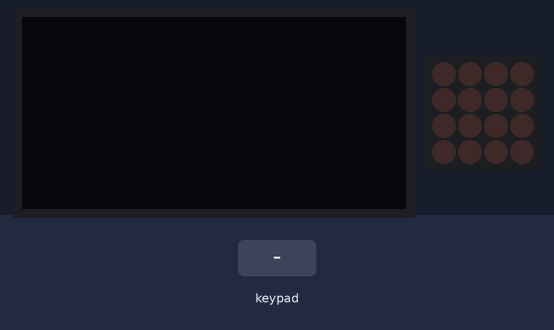
This sketch was run on a simulated Arduino Uno, built with avr-gcc and run on an emulated ATmega328P. Parts: 128×64 one-colour display, 4×4 LED matrix. The test bench sets the inputs (shaded band). What the sketch prints to the serial monitor is not drawn.

Above: at 2.8 s.
2.9 s: keypad keys 1 2 A pressed 0.4 s apart
At 5.1 s:
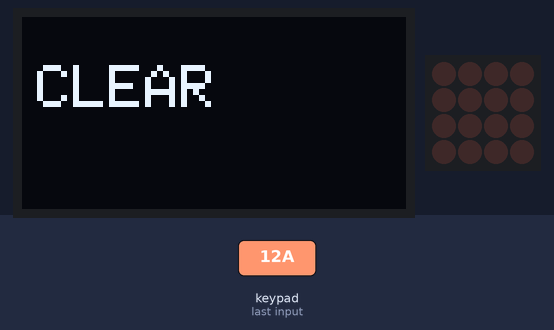
5.6 s: key '0' pressed
At 5.7 s:
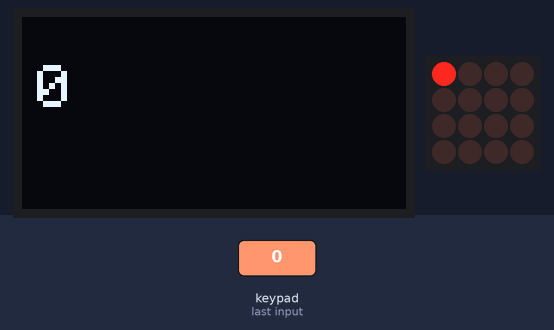
7.2 s: keypad keys 2 5 D pressed 0.4 s apart
At 7.32 s:
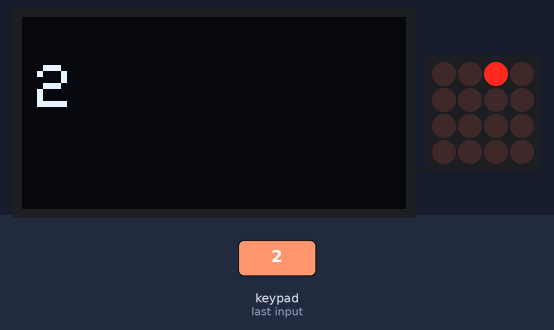
9.9 s: key '3' pressed
At 10.01 s:
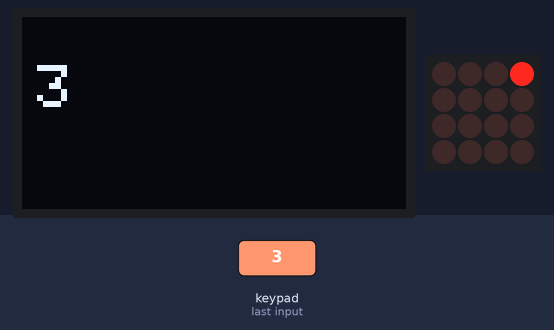
11.5 s: key '4' pressed
At 11.6 s:
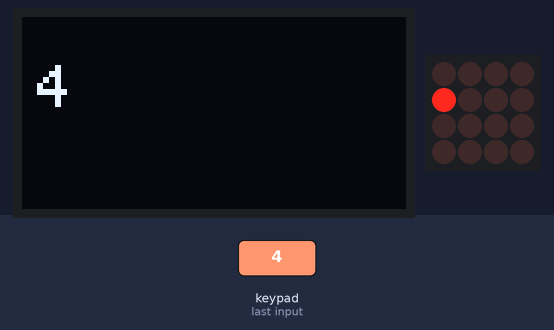
13.1 s: key '6' pressed
At 13.2 s:
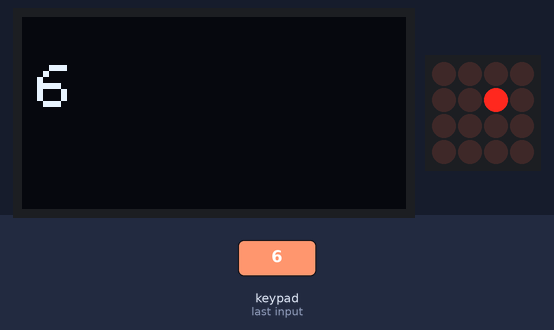
Timing chart, 0 to 15.7 s (numbered marks = the images above; inputs shaded):
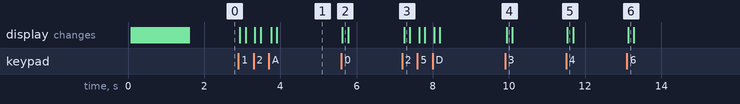

Measured:
- after the input at 2.9 s, the display: first changes at once (image 1 shows a later state)
- after the input at 5.6 s, the display: first changes at once (image 2 shows a later state)
- after the input at 7.2 s, the display: first changes after 0.05 s (image 3 shows a later state)
- after the input at 9.9 s, the display: first changes at once (image 4 shows a later state)
- after the input at 11.5 s, the display: first changes at once (image 5 shows a later state)
- after the input at 13.1 s, the display: first changes at once (image 6 shows a later state)

The sketch:

OLED_Trellis_V1.ino
```cpp
/*
  This should be fun
  Written by Jack McTasney
  5-16-23
  128x64 OLED / Adafruit Trellis Integration
*/

/*
  TRELLIS INFO (Wire and Adafruit_Trellis libraries)
  Call Adafruit_Trellis & Adafruit_TrellisSet as seen below first
  readSwitches() - Reads switch data
  justPressed() - Checks to see if a switch was just pressed after readSwitches() was called
  justReleased() - Checks to see if switch was just released after readSwitches() was called
  setLED(switch#) - Turns on corresp. switch LED
  clrLED(switch#) - Turns off corresp. switch LED
  isLED(switch#) - Used in logic statements, checks if LED is on or off (returns 1 or true idk which one if LED is on)
  writeDisplay() - Writes updated LED data to trellis
  begin(ADDR) - Begins OLED communication, use 0x70 for 1 display (0x71, 0x72, 0x73 for other connected ones)
*/

/*
  OLED INFO (Wire, Adafruit_GFX, and Adafruit_SSD1306 libraries)
  Call this first Adafruit_SSD1306 oled(SCREEN_WIDTH, SCREEN_HEIGHT, &Wire, -1);
  SCREEN_WIDTH is set to 128, SCREEN_HEIGHT is set to 64
  clearDisplay() - Clears display
  setTextSize(#) - Sets text size
  setTextColor(Color) - Sets text color if you're fancy like that
  oled.setCursor(x,y) - Sets cursor position on display
  print(something) - Prints something to the OLED
  display() - Displays what has been printed to the OLED
  begin(SSD1306_SWITCHCAPVCC, ADDR) - begins OLED communication, default ADDR is 0x3C
*/
#include <Wire.h>
#include <Adafruit_GFX.h>
#include <Adafruit_SSD1306.h>
#include <Adafruit_Trellis.h>
#define SCREEN_WIDTH 128  // OLED display width,  in pixels
#define SCREEN_HEIGHT 64  // OLED display height, in pixels
// declare an SSD1306 display object connected to I2C
Adafruit_SSD1306 oled(SCREEN_WIDTH, SCREEN_HEIGHT, &Wire, -1);
//Trellis Time
Adafruit_Trellis matrix0 = Adafruit_Trellis();
Adafruit_TrellisSet trellis = Adafruit_TrellisSet(&matrix0);
#define NUMTRELLIS 1

#define numKeys (NUMTRELLIS * 16)


long percent;
unsigned long hold;
void setup() {
  Serial.begin(9600);
  // initialize OLED display with address 0x3C for 128x64
  if (!oled.begin(SSD1306_SWITCHCAPVCC, 0x3C)) {
    Serial.println(F("SSD1306 allocation failed"));
    while (true)
      ;
  }
  trellis.begin(0x70);
  //Test for trellis, lights up then turns off all LEDs in order
  for (uint8_t i = 0; i < numKeys; i++) {
    trellis.setLED(i);
    trellis.writeDisplay();
    delay(50);
  }
  for (uint8_t i = 0; i < numKeys; i++) {
    trellis.clrLED(i);
    trellis.writeDisplay();
    delay(50);
  }
}


void loop() {
  delay(30);
  //OLED initialization
  oled_reset();
  trellis.clear();
  //Constantly reads for switch state, when pressed
  while (trellis.readSwitches()) {
    for (uint8_t i = 0; i < numKeys; i++) {
      if (trellis.justPressed(i)) {
        oled_reset();
        oled.print(i);
        oled.display();
        trellis.setLED(i);
        Serial.println("Pressed");
      }
      if (trellis.justReleased(i)) {
        oled_reset();
        oled.print("CLEAR");
        oled.display();
        trellis.clrLED(i);
      }
    }
    trellis.writeDisplay();
  }
}
// Hopefully this unfucks the issue where the cursor goes to narnia if you move too fast
// IT DOES!!!!!!!!!!!!!
void oled_reset() {
    oled.clearDisplay();  // clear display
    oled.setTextSize(2);       // text size
    oled.setTextColor(WHITE);  // text color
    oled.setCursor(5, 16);     // position to display
  }
```
